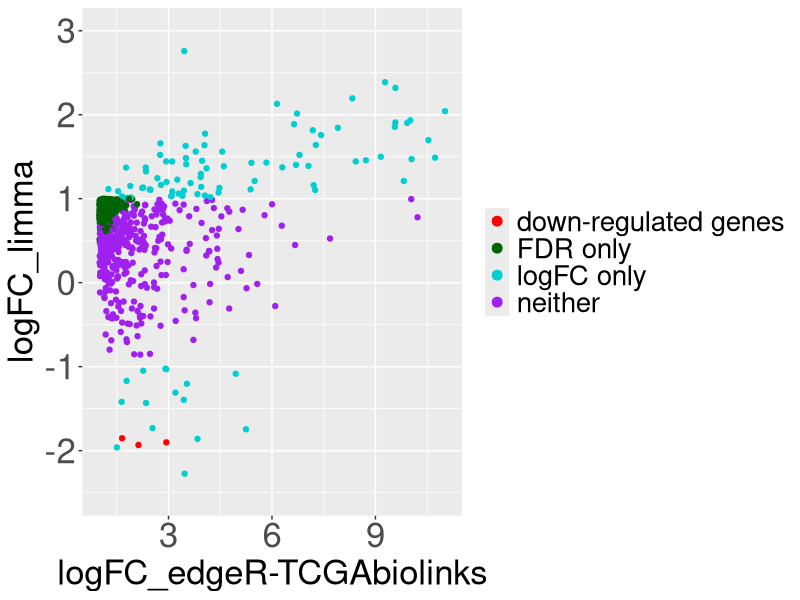
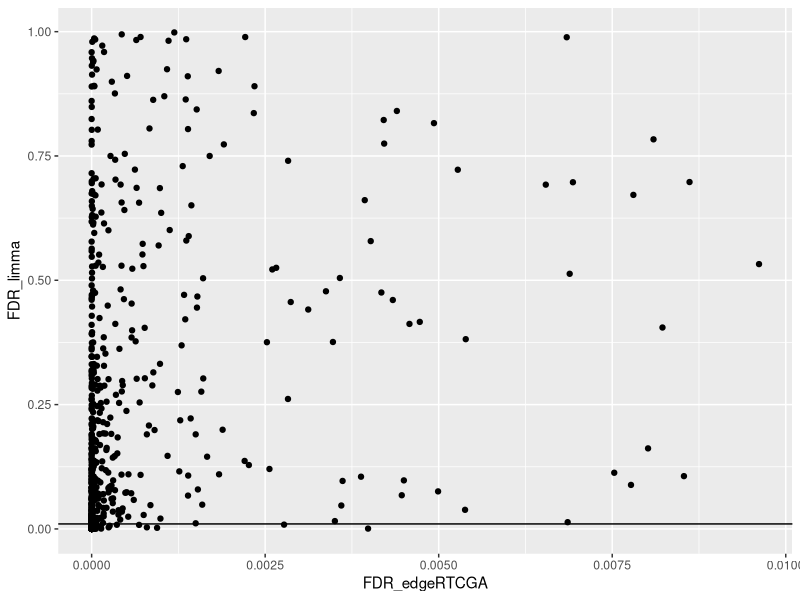
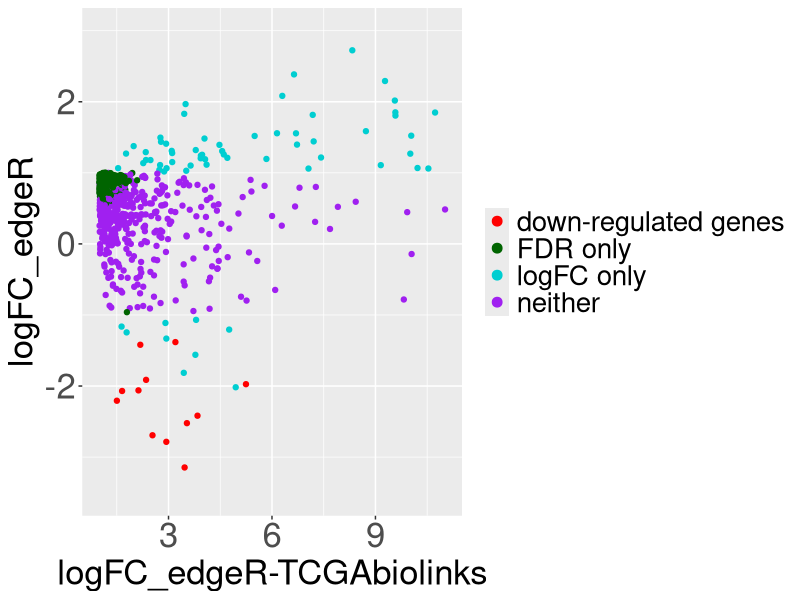
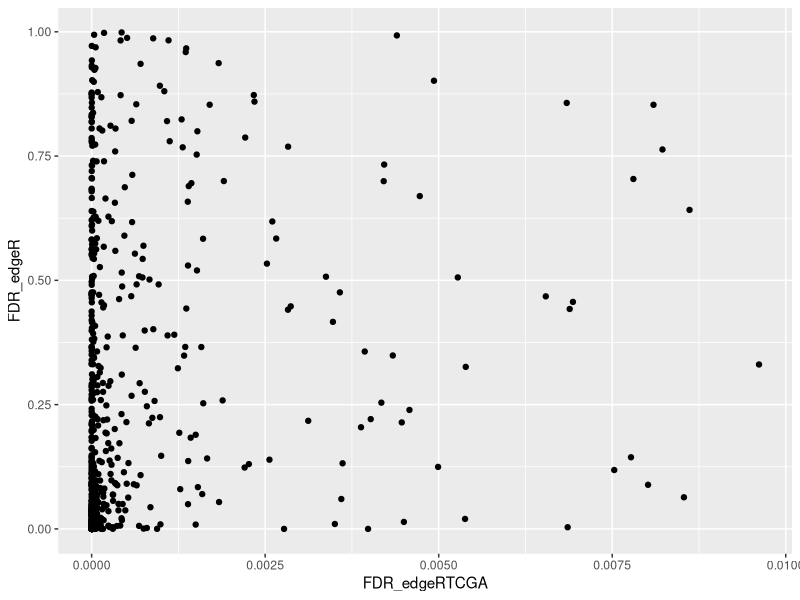
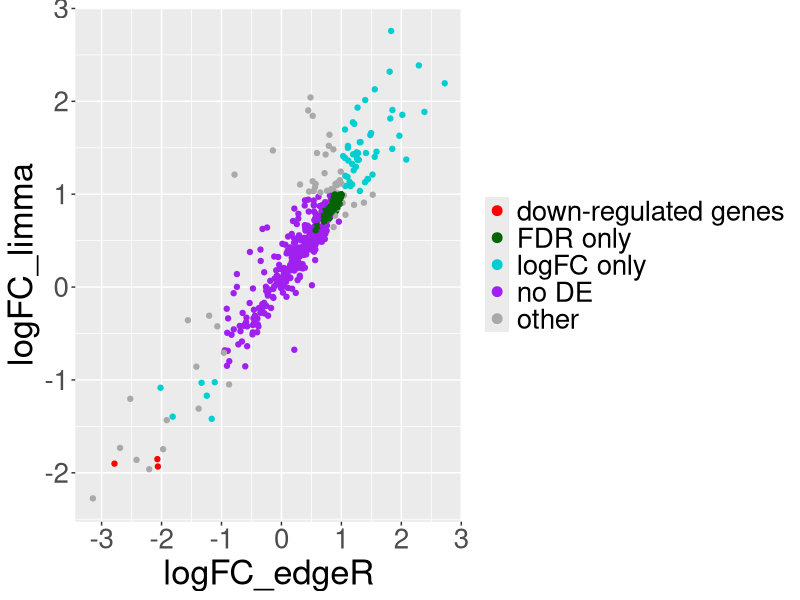
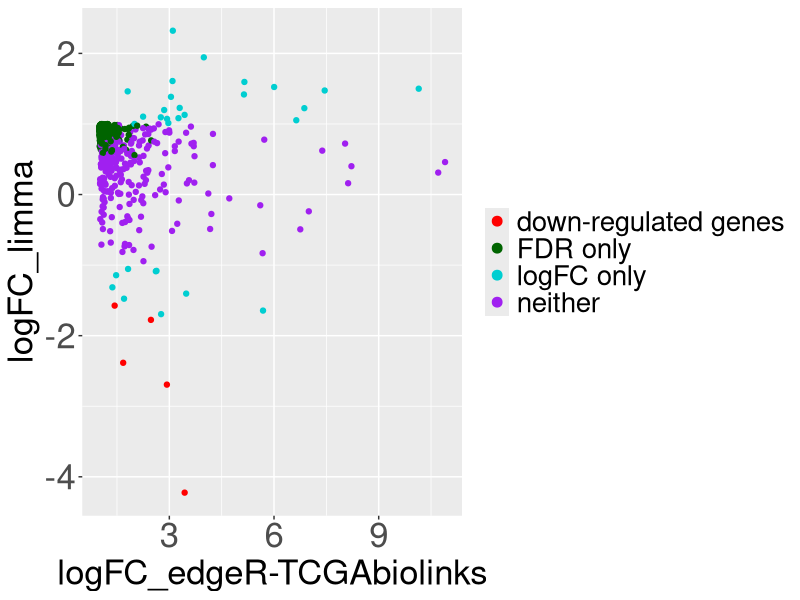
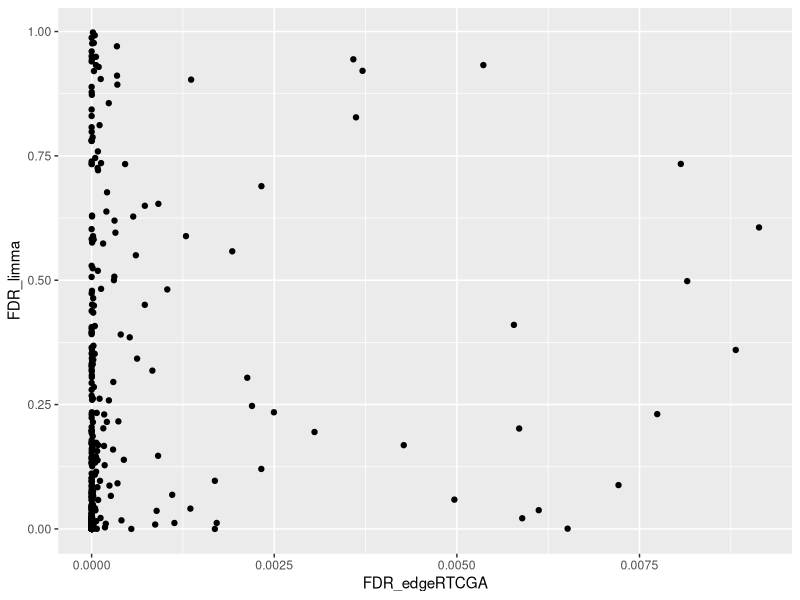
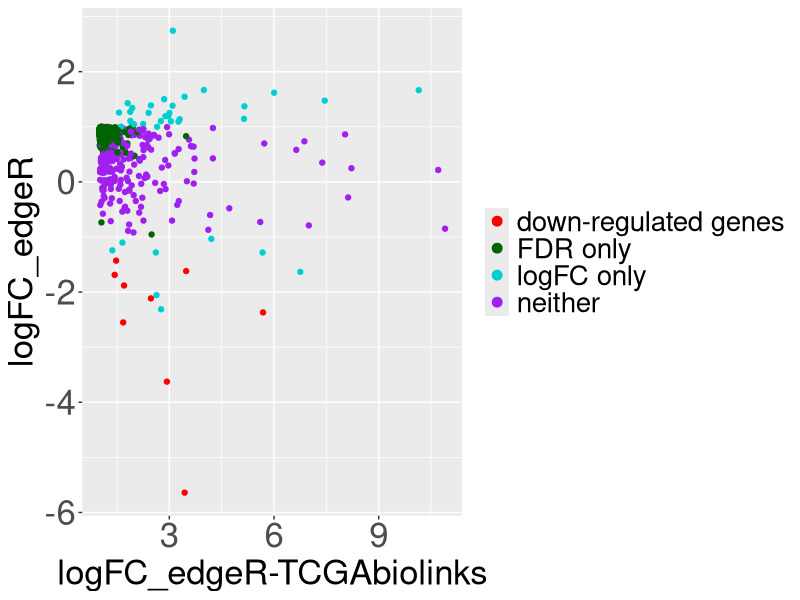

Here is the R script that generated these plots, in order:
library(ggplot2)

#-----------------------------------------------------------------------
# function to create a dataframe that it will be used to generate scatterplot
# (compare edgeR_TCGA with edgeR or limma)

# method_toCompare: limma or edgeR
# dataframe: dataframe with genes detected by only edgeR_TCGAbiolinks in the rows
#            and logFC and FDR for each method in the columns
#-----------------------------------------------------------------------

dataframe_compare_edgeRTCGA <- function(method_toCompare,dataframe){
  if(method_toCompare=="limma"){
    FDR<- "FDR_limma"
    logFC <- "logFC_limma"
  }
  else{
    FDR <- "FDR_edgeR"
    logFC <- "logFC_edgeR"
  }
  dataframe$legend[dataframe[,FDR] >0.01 & dataframe[,logFC]<1 & dataframe[,logFC]>-1] <- "neither"
  dataframe$legend[dataframe[,FDR] >0.01 & dataframe[,logFC]>1]<- "logFC only"
  dataframe$legend[dataframe[,FDR] >0.01 & dataframe[,logFC]< -1]<- "logFC only"
  dataframe$legend[dataframe[,FDR] <0.01 & dataframe[,logFC]<1 & dataframe[,logFC]>-1]<- "FDR only"
  dataframe$legend[dataframe[,FDR] <0.01 & dataframe[,logFC]< -1]<- "down-regulated genes"
  
  return(dataframe)
}

#-----------------------------------------------------------------
# function to create dataframe used in the scatterplot to compare
# logFC and FDR between edgeR and limma
#-----------------------------------------------------------------

dataframe_compare_edgeR_limma <-function(dataframe){
  
  dataframe$legend[dataframe$FDR_edgeR >0.01 & dataframe$FDR_limma >0.01 & dataframe$logFC_edgeR<1 & dataframe$logFC_edgeR>-1 & dataframe$logFC_limma<1 & dataframe$logFC_limma>-1] <- "no DE"
  dataframe$legend[dataframe$FDR_edgeR >0.01 & dataframe$FDR_limma >0.01 & dataframe$logFC_edgeR>1 & dataframe$logFC_limma>1]<- "logFC only"
  dataframe$legend[dataframe$FDR_edgeR >0.01 & dataframe$FDR_limma >0.01 & dataframe$logFC_edgeR< -1 & dataframe$logFC_limma< -1]<- "logFC only"
  dataframe$legend[dataframe$FDR_edgeR <0.01 & dataframe$FDR_limma <0.01 & dataframe$logFC_edgeR<1 & dataframe$logFC_edgeR>-1 & dataframe$logFC_limma<1 & dataframe$logFC_limma>-1]<- "FDR only"
  dataframe$legend[dataframe$FDR_edgeR <0.01 & dataframe$FDR_limma<0.01 & dataframe$logFC_edgeR< -1 & dataframe$logFC_limma< -1]<- "down-regulated genes"
  dataframe$legend[is.na(dataframe$legend=="TRUE")] <- "other"
  return(dataframe)
}

#----------------------------------------------------------------------------------
# limma LUAD paired
#----------------------------------------------------------------------------------
up_LUAD <- read.csv("comparison_FC_FDR_up_paired_LUAD.csv",row.names = 1)
up_LUAD <- dataframe_compare_edgeRTCGA("limma",up_LUAD)
#scatterplot to compare logFC
pdf("./scatterplots/scatterplot_up_paired_LUAD_limma.pdf", width=10, height=7)
ggplot(up_LUAD, aes(x=logFC_edgeRTCGA,y=logFC_limma,colour=legend))+geom_point()+scale_colour_manual(values=c("red","dark green","dark turquoise","purple"))+
  xlab("logFC_edgeR-TCGAbiolinks")+ylab("logFC_limma")+
  theme(legend.title=element_blank(),axis.title=element_text(size=25),axis.text=element_text(size=25),
        legend.text=element_text(size=20))+ 
        guides(colour = guide_legend(override.aes = list(size=3)))+ylim(-2.5,3)
dev.off()
#scatterplot to compare FDR
png("./scatterplots/scatterplot_up_paired_LUAD_limma_FDR.png", width=700, height=500)
ggplot(up_LUAD,aes(x=FDR_edgeRTCGA,y=FDR_limma))+geom_point()+geom_hline(yintercept = 0.01)
dev.off()


#----------------------------------------------------------------------------------
# edgeR LUAD paired
#----------------------------------------------------------------------------------
up_LUAD <- read.csv("comparison_FC_FDR_up_paired_LUAD.csv",row.names = 1)
up_LUAD <- dataframe_compare_edgeRTCGA("edgeR",up_LUAD)
#scatterplot
pdf("./scatterplots/scatterplot_up_paired_LUAD_edgeR.pdf", width=10, height=7)
ggplot(up_LUAD, aes(x=logFC_edgeRTCGA,y=logFC_edgeR,colour=legend))+geom_point()+scale_colour_manual(values=c("red","dark green","dark turquoise","purple"))+
  xlab("logFC_edgeR-TCGAbiolinks")+ylab("logFC_edgeR")+
  theme(legend.title=element_blank(),axis.title=element_text(size=25),
        axis.text=element_text(size=25),legend.text=element_text(size=20))+ 
        guides(colour = guide_legend(override.aes = list(size=3)))+ylim(-3.5,3)
dev.off()
#scatterplot to compare FDR
png("./scatterplots/scatterplot_up_paired_LUAD_edgeR_FDR.png", width=700, height=500)
ggplot(up_LUAD,aes(x=FDR_edgeRTCGA,y=FDR_edgeR))+geom_point()
dev.off()

#-----------------------------------------------------------------------------------
# compare edgeR and limma LUAD paired
#-----------------------------------------------------------------------------------
up_LUAD <- read.csv("comparison_FC_FDR_up_paired_LUAD.csv",row.names = 1)
up_LUAD <- dataframe_compare_edgeR_limma(up_LUAD)
pdf("./scatterplots/scatterplot_up_paired_LUAD_edgeR-limma.pdf", width=10, height=7)
ggplot(up_LUAD, aes(x=logFC_edgeR,y=logFC_limma, colour=legend))+geom_point()+scale_colour_manual(values=c("red","dark green","dark turquoise","purple","dark grey"))+
  xlab("logFC_edgeR")+ylab("logFC_limma")+theme(legend.title=element_blank(),axis.title=element_text(size=25),axis.text=element_text(size=20),legend.text=element_text(size=20))+ guides(colour = guide_legend(override.aes = list(size=3)))
dev.off()

#------------------------------------------------------------------------------------
# limma LUSC paired
#-----------------------------------------------------------------------------------
up_LUSC <- read.csv("comparison_FC_FDR_up_paired_LUSC.csv",row.names = 1)
up_LUSC <- dataframe_compare_edgeRTCGA("limma",up_LUSC)
#scatterplot
png("./scatterplots/scatterplot_up_paired_LUSC_limma.png", width=700, height=500)
ggplot(up_LUSC, aes(x=logFC_edgeRTCGA,y=logFC_limma,colour=legend))+geom_point()+scale_colour_manual(values=c("red","dark green","dark turquoise","purple"))+
  xlab("logFC_edgeR-TCGAbiolinks")+ylab("logFC_limma")+theme(legend.title=element_blank(),axis.title=element_text(size=25),axis.text=element_text(size=25),legend.text=element_text(size=20))+ guides(colour = guide_legend(override.aes = list(size=3)))
dev.off()

#scatterplot to compare FDR
png("./scatterplots/scatterplot_up_paired_LUSC_limma_FDR.png", width=700, height=500)
ggplot(up_LUSC,aes(x=FDR_edgeRTCGA,y=FDR_limma))+geom_point()
dev.off()

#------------------------------------------------------------------------------------
# edgeR LUSC paired
#-----------------------------------------------------------------------------------
up_LUSC <- read.csv("comparison_FC_FDR_up_paired_LUSC.csv",row.names = 1)
up_LUSC <- dataframe_compare_edgeRTCGA("edgeR",up_LUSC)
#scatterplot
png("./scatterplots/scatterplot_up_paired_LUSC_edgeR.png", width=700, height=500)
ggplot(up_LUSC, aes(x=logFC_edgeRTCGA,y=logFC_edgeR,colour=legend))+geom_point()+scale_colour_manual(values=c("red","dark green","dark turquoise","purple"))+
  xlab("logFC_edgeR-TCGAbiolinks")+ylab("logFC_edgeR")+theme(legend.title=element_blank(),axis.title=element_text(size=25),axis.text=element_text(size=25),legend.text=element_text(size=20))+ guides(colour = guide_legend(override.aes = list(size=3)))
dev.off()

#scatterplot to compare FDR
png("./scatterplots/scatterplot_up_paired_LUSC_edgeR_FDR.png", width=700, height=500)
ggplot(up_LUSC,aes(x=FDR_edgeRTCGA,y=FDR_edgeR))+geom_point()
dev.off()

#-----------------------------------------------------------------------------------
# compare edgeR and limma LUSC paired
#-----------------------------------------------------------------------------------
up_LUSC <- read.csv("comparison_FC_FDR_up_paired_LUSC.csv",row.names = 1)
up_LUSC <- dataframe_compare_edgeR_limma(up_LUSC)
png("./scatterplots/scatterplot_up_paired_LUSC_edgeR-limma.png", width=700, height=500)
ggplot(up_LUSC, aes(x=logFC_edgeR,y=logFC_limma, colour=legend))+geom_point()+scale_colour_manual(values=c("red","dark green","dark turquoise","purple","dark grey"))+
  xlab("logFC_edgeR")+ylab("logFC_limma")+theme(legend.title=element_blank(),axis.title=element_text(size=25),axis.text=element_text(size=20),legend.text=element_text(size=20))+ guides(colour = guide_legend(override.aes = list(size=3)))
dev.off()

